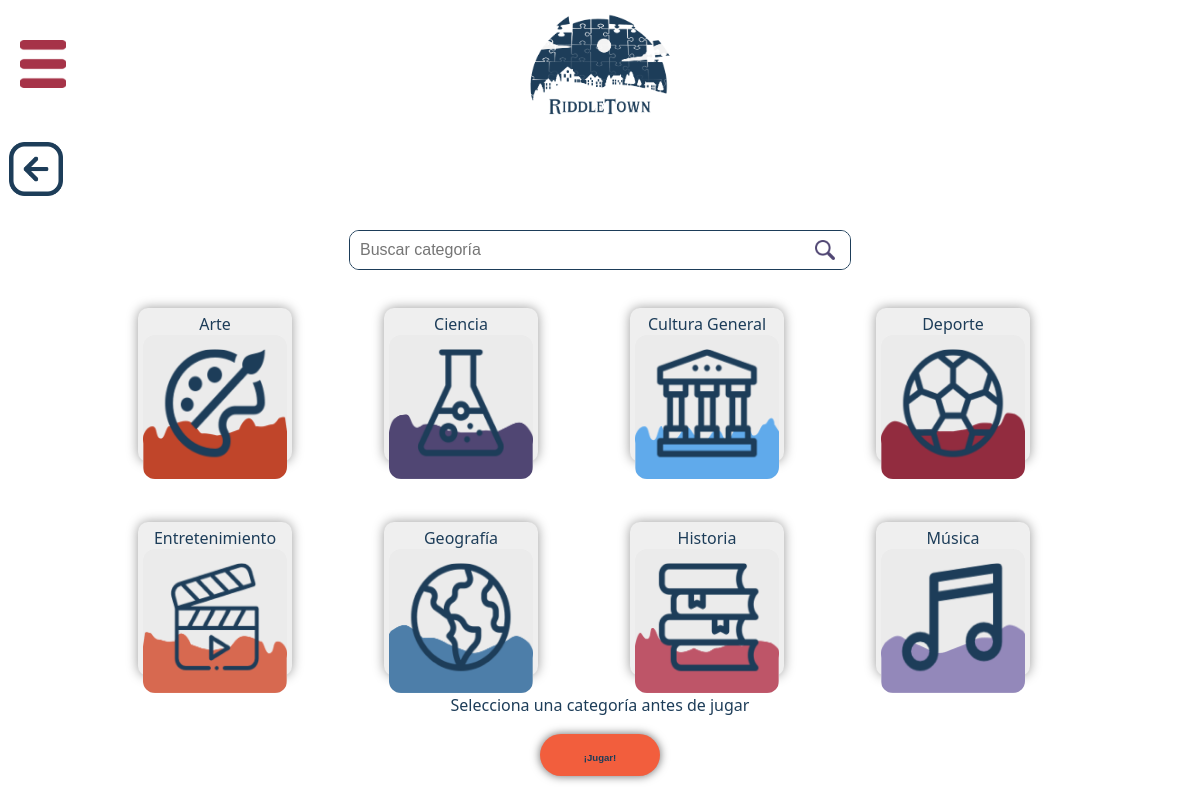
Page /categories/ on the committed database.
### mainapp/models.py (models this page shows, shortened)
class Category(models.Model):
    name = models.CharField(max_length=50, primary_key=True)
    color = models.CharField(max_length=10)
    icon = models.CharField(max_length=50)
    barVector = models.CharField(max_length=70, null=True)
    questionVector = models.CharField(max_length=70, null=True)

### mainapp/views.py (the view)
# urls.py: path('categories/', views.categories),
def categories(request):
    if(request.method == 'POST'):
        search = request.POST.get('search')
        categorias = list(Category.objects.filter(name__contains=search).values())
    else:
        categorias = list(Category.objects.values())
    context = {
        "categorias" : categorias
    }
    return render(request,'mainapp/categories.html', context = context)

### mainapp/templates/mainapp/categories.html (shortened to what this page needs)
{% extends 'base.html' %}
{% load static i18n %}
{% block head %}
    <link rel="stylesheet" href="{% static 'CSS/categoriesNoLogged.css' %}"/>
{% endblock %}
{% block content%}
    {% include 'back_component.html' %}
    <form action="." method="POST">
        <div class="searchBar">
            <div class="searchInputContainer">
                <input type="text" placeholder="{% trans 'Buscar categoría' %}" name="search">
                <button type="submit">
                    <img src="{% static 'IMG/lupa.png' %}" alt="Buscar">
                </button>
            </div>
        </div>
    </form>
    <div class="main-content">
        <div class="categories">
            {% for categoria in categorias %}
                <div class="category">
                    {{categoria.name}}
                    <img src="{% static categoria.icon %}" alt="{{categoria.name}}" class="categoryImage" onclick="selectCategory(this);document.getElementById('selectedCategory').value = '{{categoria.name}}'" >
                </div>
            {% endfor %}
        </div>
        <p class="selectCategory">{% trans "Selecciona una categoría antes de jugar" %}</p>
        <form method="POST" action="/play/">
            {% include 'play_component.html' %}
    </form>
    </div>
{% endblock %}

### mainapp/static/CSS/base.css (style rules this page uses)
body { font-family: system-ui, -apple-system, BlinkMacSystemFont, 'Segoe UI', Roboto, Oxygen, Ubuntu, Cantarell, 'Open Sans', 'Helvetica Neue', sans-serif; margin: 0; padding: 0; display: flex; height: 100vh; width: 100%; background-color: white; }
.main-content { width: calc(100%); color: #1D3D59; padding: 0px; border: 1vw; overflow-y: auto; overflow-x: hidden; }
.category { margin: 10px; }
.category img { width: 100%; height: 90%; border-radius: 12px; background-color: #EBEBEB; padding-top: 10%; }
.selectCategory { text-align: center; margin-top: 0; }
p { font-size: 1rem; }
@media (max-width: 1220px) { div { font-size: 0.9rem; } }
@media (max-width: 1220px) { .main-content { margin-left: 0; } }
@media (max-width: 1220px) { .category { margin: 2px; padding: 5px; } }
@media (max-width: 1220px) { .category img { width: 9vh; height: 9vh; border-radius: 12px; } }
@media (max-width: 1220px) { .main-content { margin: 0; border: 1vw; width: 100%; padding: 0; } }

### mainapp/static/CSS/categoriesNoLogged.css (style rules this page uses)
body { font-family: system-ui, -apple-system, BlinkMacSystemFont, 'Segoe UI', Roboto, Oxygen, Ubuntu, Cantarell, 'Open Sans', 'Helvetica Neue', sans-serif; margin: 0; padding: 0; display: flex; height: 100vh; background-color: white; }
.main-content { width: 75%; padding-left: 10vw; padding-right: 10vw; padding-top: 2vw; overflow-y: auto; color: #1D3D59; font-weight: 500; }
.selectCategory { text-align: center; margin-top: 0; }
.categories { display: grid; grid-template-columns: repeat(4, 1fr); width: 80%; text-align: center; justify-content: center; gap: 3vh; padding-left: 10%; padding-right: 10%; }
.category { background-color: #efefef; border-radius: 10px; box-shadow: 0 0 12px rgba(0, 0, 0, 0.4); margin: 1.5vw; width: 12vw; height: 12vw; min-width: 80px; }
.categoryImage { width: 6vw; border-radius: 10px; }
.searchBar { color: #1D3D59; font-family: system-ui, -apple-system, BlinkMacSystemFont, 'Segoe UI', Roboto, Oxygen, Ubuntu, Cantarell, 'Open Sans', 'Helvetica Neue', sans-serif; display: flex; justify-content: center; align-items: center; margin: 20px 0; }
.searchInputContainer { display: flex; width: 90%; max-width: 500px; border: 1px solid #1D3D59; border-radius: 10px; overflow: hidden; }
.searchBar input[type="text"] { flex-grow: 1; padding: 10px; font-size: 16px; border: none; background-color: #fff; color: #1D3D59; transition: background-color 0.3s ease; }
.searchBar button { background-color: #fff; border: none; padding: 0 15px; cursor: pointer; transition: background-color 0.3s ease; }
.searchBar button img { width: 20px; height: 20px; vertical-align: middle; }
.main-content { margin: 0; border: 1vw; width: 100%; padding: 0; }
@media (max-width: 1220px) { .categories { grid-template-columns: repeat(4, 1fr); } }
@media (max-width: 1220px) { .category { background-color: #efefef; border-radius: 10px; box-shadow: 0 0 12px rgba(0, 0, 0, 0.4); margin: 1.5vw; width: 12vw; height: 12vw; min-width: 80px; } }
@media (max-width: 1220px) { .categoryImage { width: 100% !important; height: 90% !important; border-radius: 10px; } }

### rows in the picture
Category: name "Arte", icon (picture)
Category: name "Ciencia", icon (picture)
Category: name "Cultura General", icon (picture)
Category: name "Deporte", icon (picture)
Category: name "Entretenimiento", icon (picture)
Category: name "Geografía", icon (picture)
Category: name "Historia", icon (picture)
Category: name "Música", icon (picture)
